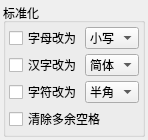
<?xml version="1.0" encoding="UTF-8"?>
<ui version="4.0">
 <class>Form</class>
 <widget class="QWidget" name="Form">
  <property name="geometry">
   <rect>
    <x>0</x>
    <y>0</y>
    <width>141</width>
    <height>131</height>
   </rect>
  </property>
  <property name="windowTitle">
   <string>Form</string>
  </property>
  <layout class="QVBoxLayout" name="verticalLayout">
   <property name="spacing">
    <number>3</number>
   </property>
   <property name="leftMargin">
    <number>3</number>
   </property>
   <property name="topMargin">
    <number>3</number>
   </property>
   <property name="rightMargin">
    <number>3</number>
   </property>
   <property name="bottomMargin">
    <number>3</number>
   </property>
   <item>
    <widget class="QGroupBox" name="groupBox">
     <property name="title">
      <string>标准化</string>
     </property>
     <layout class="QVBoxLayout" name="verticalLayout_2">
      <property name="spacing">
       <number>3</number>
      </property>
      <property name="leftMargin">
       <number>3</number>
      </property>
      <property name="topMargin">
       <number>3</number>
      </property>
      <property name="rightMargin">
       <number>3</number>
      </property>
      <property name="bottomMargin">
       <number>3</number>
      </property>
      <item>
       <layout class="QHBoxLayout" name="horizontalLayout" stretch="0,1">
        <property name="spacing">
         <number>3</number>
        </property>
        <item>
         <widget class="QCheckBox" name="checkBox_letter">
          <property name="text">
           <string>字母改为</string>
          </property>
         </widget>
        </item>
        <item>
         <widget class="QComboBox" name="comboBox_letter">
          <item>
           <property name="text">
            <string>小写</string>
           </property>
          </item>
          <item>
           <property name="text">
            <string>大写</string>
           </property>
          </item>
         </widget>
        </item>
       </layout>
      </item>
      <item>
       <layout class="QHBoxLayout" name="horizontalLayout_2" stretch="0,1">
        <property name="spacing">
         <number>3</number>
        </property>
        <item>
         <widget class="QCheckBox" name="checkBox_chinese">
          <property name="text">
           <string>汉字改为</string>
          </property>
         </widget>
        </item>
        <item>
         <widget class="QComboBox" name="comboBox_chinese">
          <item>
           <property name="text">
            <string>简体</string>
           </property>
          </item>
          <item>
           <property name="text">
            <string>繁体</string>
           </property>
          </item>
         </widget>
        </item>
       </layout>
      </item>
      <item>
       <layout class="QHBoxLayout" name="horizontalLayout_3" stretch="0,1">
        <property name="spacing">
         <number>3</number>
        </property>
        <item>
         <widget class="QCheckBox" name="checkBox_character">
          <property name="text">
           <string>字符改为</string>
          </property>
         </widget>
        </item>
        <item>
         <widget class="QComboBox" name="comboBox_character">
          <item>
           <property name="text">
            <string>半角</string>
           </property>
          </item>
          <item>
           <property name="text">
            <string>全角</string>
           </property>
          </item>
         </widget>
        </item>
       </layout>
      </item>
      <item>
       <widget class="QCheckBox" name="checkBox_excess_spaces">
        <property name="text">
         <string>清除多余空格</string>
        </property>
       </widget>
      </item>
     </layout>
    </widget>
   </item>
  </layout>
 </widget>
 <resources/>
 <connections/>
</ui>
